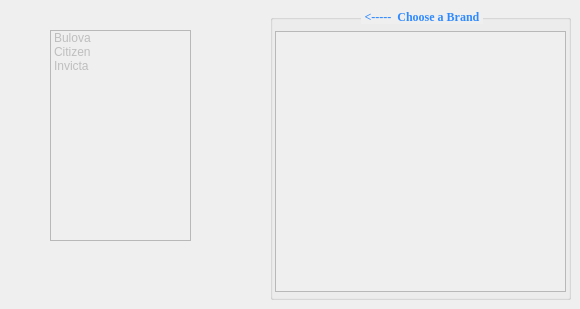
    <widget class="QWidget" name="tab_3">
     <property name="enabled">
      <bool>false</bool>
     </property>
     <attribute name="title">
      <string>Parts Finder</string>
     </attribute>
     <widget class="QListWidget" name="listWidget">
      <property name="geometry">
       <rect>
        <x>50</x>
        <y>30</y>
        <width>141</width>
        <height>211</height>
       </rect>
      </property>
      <property name="selectionMode">
       <enum>QAbstractItemView::ExtendedSelection</enum>
      </property>
      <property name="movement">
       <enum>QListView::Static</enum>
      </property>
      <property name="isWrapping" stdset="0">
       <bool>false</bool>
      </property>
      <property name="layoutMode">
       <enum>QListView::SinglePass</enum>
      </property>
      <property name="viewMode">
       <enum>QListView::ListMode</enum>
      </property>
      <property name="sortingEnabled">
       <bool>false</bool>
      </property>
      <item>
       <property name="text">
        <string>Bulova</string>
       </property>
      </item>
      <item>
       <property name="text">
        <string>Citizen</string>
       </property>
      </item>
      <item>
       <property name="text">
        <string>Invicta</string>
       </property>
      </item>
     </widget>
     <widget class="QGroupBox" name="partsGroup">
      <property name="geometry">
       <rect>
        <x>270</x>
        <y>0</y>
        <width>301</width>
        <height>300</height>
       </rect>
      </property>
      <property name="font">
       <font>
        <family>Georgia</family>
        <pointsize>9</pointsize>
        <weight>75</weight>
        <bold>true</bold>
       </font>
      </property>
      <property name="styleSheet">
       <string notr="true">QGroupBox::title {
    subcontrol-origin: margin;
    subcontrol-position: top center;
    padding-left: 2px;
    padding-right: 2px;
    padding-top: 10px;
	color: rgb(48, 138, 255);
}
</string>
      </property>
      <property name="title">
       <string>&lt;-----  Choose a Brand</string>
      </property>
      <widget class="QTextBrowser" name="textBrowser">
       <property name="geometry">
        <rect>
         <x>5</x>
         <y>31</y>
         <width>291</width>
         <height>261</height>
        </rect>
       </property>
      </widget>
     </widget>
    </widget>
